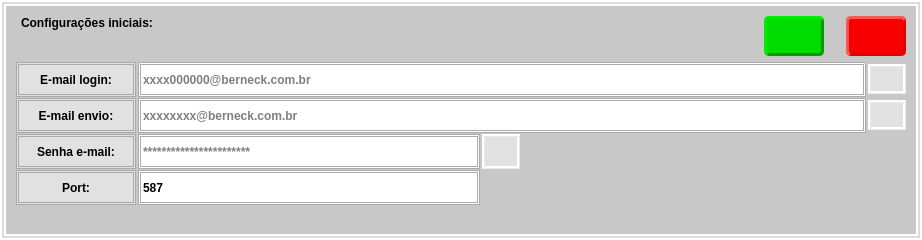
<?xml version="1.0" encoding="UTF-8"?>
<ui version="4.0">
 <class>ConfigurarInicial</class>
 <widget class="QWidget" name="ConfigurarInicial">
  <property name="geometry">
   <rect>
    <x>0</x>
    <y>0</y>
    <width>922</width>
    <height>240</height>
   </rect>
  </property>
  <property name="minimumSize">
   <size>
    <width>922</width>
    <height>240</height>
   </size>
  </property>
  <property name="maximumSize">
   <size>
    <width>16777215</width>
    <height>16777215</height>
   </size>
  </property>
  <property name="windowTitle">
   <string>Form</string>
  </property>
  <property name="styleSheet">
   <string notr="true">QWidget{	
	border-style: ridge;
    border-width: 2px;
    border-color: rgb(255, 255, 255);
	background-color:rgb(220, 220, 220);
}

QFrame{
	background-color:rgb(200, 200, 200);
}

QComboBox{	
	background-color: rgb(255, 255, 255);
	border-style: double;
	border-width: 3px;
    border-color: rgb(150, 150, 150);
    font: bold 12px;
}

QComboBox::QAbstractItemView{
	
	background-color: rgb(255, 255, 255);
}

QComboBox::focus{
    background-color: rgb(170, 255, 255);
    border-style: inset;
}

QLabel{	
	background-color: rgb(225, 225, 225);
	border-style: double;
	border-width: 3px;
    border-color: rgb(170, 170, 170);
    font: bold 12px;
	text-align: left;
    font: bold 12px;
}
QLineEdit{		
	background-color: rgb(255, 255, 255);
	border-style: double;
	border-width: 3px;
    border-color: rgb(170, 170, 170);
    font: bold 12px;
}
QLineEdit::focus{
    background-color: rgb(170, 255, 255);
    border-style: inset;
}

</string>
  </property>
  <layout class="QVBoxLayout" name="verticalLayout">
   <property name="spacing">
    <number>2</number>
   </property>
   <property name="leftMargin">
    <number>4</number>
   </property>
   <property name="topMargin">
    <number>4</number>
   </property>
   <property name="rightMargin">
    <number>4</number>
   </property>
   <property name="bottomMargin">
    <number>4</number>
   </property>
   <item>
    <widget class="QFrame" name="frame_3">
     <property name="frameShape">
      <enum>QFrame::StyledPanel</enum>
     </property>
     <property name="frameShadow">
      <enum>QFrame::Raised</enum>
     </property>
     <layout class="QGridLayout" name="gridLayout_2">
      <property name="leftMargin">
       <number>10</number>
      </property>
      <property name="topMargin">
       <number>10</number>
      </property>
      <property name="rightMargin">
       <number>10</number>
      </property>
      <property name="bottomMargin">
       <number>20</number>
      </property>
      <item row="1" column="0">
       <widget class="QFrame" name="frame">
        <property name="sizePolicy">
         <sizepolicy hsizetype="MinimumExpanding" vsizetype="MinimumExpanding">
          <horstretch>0</horstretch>
          <verstretch>0</verstretch>
         </sizepolicy>
        </property>
        <property name="minimumSize">
         <size>
          <width>890</width>
          <height>145</height>
         </size>
        </property>
        <property name="maximumSize">
         <size>
          <width>890</width>
          <height>145</height>
         </size>
        </property>
        <property name="styleSheet">
         <string notr="true">QAbstractItemView {
	background-color: rgb(255, 255, 255);
}
#frame{
 border: 0px;
}</string>
        </property>
        <property name="frameShape">
         <enum>QFrame::StyledPanel</enum>
        </property>
        <property name="frameShadow">
         <enum>QFrame::Raised</enum>
        </property>
        <layout class="QGridLayout" name="gridLayout">
         <property name="leftMargin">
          <number>0</number>
         </property>
         <property name="topMargin">
          <number>0</number>
         </property>
         <property name="rightMargin">
          <number>0</number>
         </property>
         <property name="bottomMargin">
          <number>0</number>
         </property>
         <property name="horizontalSpacing">
          <number>2</number>
         </property>
         <property name="verticalSpacing">
          <number>1</number>
         </property>
         <item row="1" column="5" alignment="Qt::AlignRight">
          <widget class="QPushButton" name="btn_ajuda_email_login">
           <property name="minimumSize">
            <size>
             <width>30</width>
             <height>30</height>
            </size>
           </property>
           <property name="cursor">
            <cursorShape>PointingHandCursor</cursorShape>
           </property>
           <property name="toolTip">
            <string>&lt;html&gt;&lt;head/&gt;&lt;body&gt;&lt;p&gt;Informar o usuário rede + @berneck.com.br, ex: &lt;/p&gt;&lt;p&gt;xxx00000@berneck.com.br&lt;/p&gt;&lt;/body&gt;&lt;/html&gt;</string>
           </property>
           <property name="layoutDirection">
            <enum>Qt::RightToLeft</enum>
           </property>
           <property name="styleSheet">
            <string notr="true">QPushButton{	
	background-color: rgb(225, 225, 225);
    border-style: ridge;
    border-width: 3px;
 	border-color: rgb(234, 234, 234);
    font: bold 12px;
}
</string>
           </property>
           <property name="text">
            <string/>
           </property>
           <property name="icon">
            <iconset resource="../assets/icons/icons_alt_regras.qrc">
             <normaloff>:/assets.icons_alt_regras/ajuda-48.png</normaloff>:/assets.icons_alt_regras/ajuda-48.png</iconset>
           </property>
           <property name="iconSize">
            <size>
             <width>25</width>
             <height>25</height>
            </size>
           </property>
           <property name="checkable">
            <bool>true</bool>
           </property>
          </widget>
         </item>
         <item row="1" column="1" colspan="4">
          <widget class="QLineEdit" name="txt_email_login">
           <property name="minimumSize">
            <size>
             <width>0</width>
             <height>35</height>
            </size>
           </property>
           <property name="maximumSize">
            <size>
             <width>16777215</width>
             <height>35</height>
            </size>
           </property>
           <property name="inputMask">
            <string/>
           </property>
           <property name="placeholderText">
            <string>xxxx000000@berneck.com.br</string>
           </property>
          </widget>
         </item>
         <item row="3" column="2">
          <widget class="QPushButton" name="btn_visivel">
           <property name="minimumSize">
            <size>
             <width>35</width>
             <height>35</height>
            </size>
           </property>
           <property name="cursor">
            <cursorShape>PointingHandCursor</cursorShape>
           </property>
           <property name="layoutDirection">
            <enum>Qt::RightToLeft</enum>
           </property>
           <property name="styleSheet">
            <string notr="true">QPushButton{	
	background-color: rgb(225, 225, 225);
    border-style: ridge;
    border-width: 3px;

 	border-color: rgb(234, 234, 234);
    font: bold 12px;

}

QPushButton::hover {
    background-color: rgb(150, 150, 150);
    border-style: inset;
}</string>
           </property>
           <property name="text">
            <string/>
           </property>
           <property name="icon">
            <iconset resource="../assets/icons/icons_alt_regras.qrc">
             <normaloff>:/assets.icons_alt_regras/ocultar-60.png</normaloff>
             <normalon>:/assets.icons_alt_regras/visível.png</normalon>:/assets.icons_alt_regras/ocultar-60.png</iconset>
           </property>
           <property name="iconSize">
            <size>
             <width>20</width>
             <height>20</height>
            </size>
           </property>
           <property name="checkable">
            <bool>true</bool>
           </property>
          </widget>
         </item>
         <item row="1" column="0">
          <widget class="QLabel" name="label_9">
           <property name="sizePolicy">
            <sizepolicy hsizetype="MinimumExpanding" vsizetype="MinimumExpanding">
             <horstretch>0</horstretch>
             <verstretch>0</verstretch>
            </sizepolicy>
           </property>
           <property name="minimumSize">
            <size>
             <width>120</width>
             <height>35</height>
            </size>
           </property>
           <property name="maximumSize">
            <size>
             <width>120</width>
             <height>35</height>
            </size>
           </property>
           <property name="text">
            <string>E-mail login:</string>
           </property>
           <property name="alignment">
            <set>Qt::AlignCenter</set>
           </property>
          </widget>
         </item>
         <item row="2" column="1" colspan="4">
          <widget class="QLineEdit" name="txt_email_envio">
           <property name="minimumSize">
            <size>
             <width>0</width>
             <height>35</height>
            </size>
           </property>
           <property name="maximumSize">
            <size>
             <width>16777215</width>
             <height>35</height>
            </size>
           </property>
           <property name="placeholderText">
            <string>xxxxxxxx@berneck.com.br</string>
           </property>
          </widget>
         </item>
         <item row="3" column="1">
          <widget class="QLineEdit" name="txt_senha">
           <property name="minimumSize">
            <size>
             <width>0</width>
             <height>35</height>
            </size>
           </property>
           <property name="maximumSize">
            <size>
             <width>16777215</width>
             <height>35</height>
            </size>
           </property>
           <property name="echoMode">
            <enum>QLineEdit::Password</enum>
           </property>
           <property name="placeholderText">
            <string>***********************</string>
           </property>
          </widget>
         </item>
         <item row="3" column="0">
          <widget class="QLabel" name="label_11">
           <property name="sizePolicy">
            <sizepolicy hsizetype="MinimumExpanding" vsizetype="MinimumExpanding">
             <horstretch>0</horstretch>
             <verstretch>0</verstretch>
            </sizepolicy>
           </property>
           <property name="minimumSize">
            <size>
             <width>120</width>
             <height>35</height>
            </size>
           </property>
           <property name="maximumSize">
            <size>
             <width>120</width>
             <height>35</height>
            </size>
           </property>
           <property name="text">
            <string>Senha e-mail:</string>
           </property>
           <property name="alignment">
            <set>Qt::AlignCenter</set>
           </property>
          </widget>
         </item>
         <item row="2" column="0">
          <widget class="QLabel" name="label_10">
           <property name="sizePolicy">
            <sizepolicy hsizetype="MinimumExpanding" vsizetype="MinimumExpanding">
             <horstretch>0</horstretch>
             <verstretch>0</verstretch>
            </sizepolicy>
           </property>
           <property name="minimumSize">
            <size>
             <width>120</width>
             <height>35</height>
            </size>
           </property>
           <property name="maximumSize">
            <size>
             <width>120</width>
             <height>35</height>
            </size>
           </property>
           <property name="text">
            <string>E-mail envio:</string>
           </property>
           <property name="alignment">
            <set>Qt::AlignCenter</set>
           </property>
          </widget>
         </item>
         <item row="3" column="3">
          <spacer name="horizontalSpacer_3">
           <property name="orientation">
            <enum>Qt::Horizontal</enum>
           </property>
           <property name="sizeHint" stdset="0">
            <size>
             <width>41</width>
             <height>20</height>
            </size>
           </property>
          </spacer>
         </item>
         <item row="2" column="5" alignment="Qt::AlignRight">
          <widget class="QPushButton" name="btn_ajuda_email_envio">
           <property name="minimumSize">
            <size>
             <width>30</width>
             <height>30</height>
            </size>
           </property>
           <property name="cursor">
            <cursorShape>PointingHandCursor</cursorShape>
           </property>
           <property name="toolTip">
            <string>&lt;html&gt;&lt;head/&gt;&lt;body&gt;&lt;p&gt;E-mail utilizado, ex: xxxxxx@berneck.com.br&lt;/p&gt;&lt;p&gt;&lt;br/&gt;&lt;/p&gt;&lt;/body&gt;&lt;/html&gt;</string>
           </property>
           <property name="layoutDirection">
            <enum>Qt::RightToLeft</enum>
           </property>
           <property name="styleSheet">
            <string notr="true">QPushButton{	
	background-color: rgb(225, 225, 225);
    border-style: ridge;
    border-width: 3px;
 	border-color: rgb(234, 234, 234);
    font: bold 12px;

}
</string>
           </property>
           <property name="text">
            <string/>
           </property>
           <property name="icon">
            <iconset resource="../assets/icons/icons_alt_regras.qrc">
             <normaloff>:/assets.icons_alt_regras/ajuda-48.png</normaloff>:/assets.icons_alt_regras/ajuda-48.png</iconset>
           </property>
           <property name="iconSize">
            <size>
             <width>25</width>
             <height>25</height>
            </size>
           </property>
           <property name="checkable">
            <bool>true</bool>
           </property>
          </widget>
         </item>
         <item row="5" column="1">
          <spacer name="verticalSpacer_2">
           <property name="orientation">
            <enum>Qt::Vertical</enum>
           </property>
           <property name="sizeHint" stdset="0">
            <size>
             <width>20</width>
             <height>40</height>
            </size>
           </property>
          </spacer>
         </item>
         <item row="4" column="0">
          <widget class="QLabel" name="label_12">
           <property name="sizePolicy">
            <sizepolicy hsizetype="MinimumExpanding" vsizetype="MinimumExpanding">
             <horstretch>0</horstretch>
             <verstretch>0</verstretch>
            </sizepolicy>
           </property>
           <property name="minimumSize">
            <size>
             <width>120</width>
             <height>35</height>
            </size>
           </property>
           <property name="maximumSize">
            <size>
             <width>120</width>
             <height>35</height>
            </size>
           </property>
           <property name="text">
            <string>Port:</string>
           </property>
           <property name="alignment">
            <set>Qt::AlignCenter</set>
           </property>
          </widget>
         </item>
         <item row="4" column="1">
          <widget class="QLineEdit" name="txt_porta">
           <property name="minimumSize">
            <size>
             <width>0</width>
             <height>35</height>
            </size>
           </property>
           <property name="maximumSize">
            <size>
             <width>16777215</width>
             <height>35</height>
            </size>
           </property>
           <property name="text">
            <string>587</string>
           </property>
           <property name="echoMode">
            <enum>QLineEdit::Normal</enum>
           </property>
           <property name="placeholderText">
            <string>***********************</string>
           </property>
          </widget>
         </item>
        </layout>
       </widget>
      </item>
      <item row="0" column="0">
       <widget class="QFrame" name="frame_2">
        <property name="minimumSize">
         <size>
          <width>890</width>
          <height>0</height>
         </size>
        </property>
        <property name="maximumSize">
         <size>
          <width>890</width>
          <height>40</height>
         </size>
        </property>
        <property name="styleSheet">
         <string notr="true">QFrame{
	border: 0px;
}
QPushButton {
	background-color: rgb(207, 207, 207);
	border-style: outset;
    border-width: 2px;
    border-radius: 5px; 
    border-color: rgb(238, 238, 238);
    font: bold 14px;		
	text-align: center;
	color: rgb(0, 0, 0);
}

QPushButton::hover {
    background-color: rgb(190, 190, 190);
    border-style: inset;
}

QPushButton::pressed {
    background-color: rgb(190, 190, 190);
    border-style: inset;
}</string>
        </property>
        <property name="frameShape">
         <enum>QFrame::StyledPanel</enum>
        </property>
        <property name="frameShadow">
         <enum>QFrame::Raised</enum>
        </property>
        <layout class="QHBoxLayout" name="horizontalLayout">
         <property name="spacing">
          <number>22</number>
         </property>
         <property name="leftMargin">
          <number>5</number>
         </property>
         <property name="topMargin">
          <number>0</number>
         </property>
         <property name="rightMargin">
          <number>0</number>
         </property>
         <property name="bottomMargin">
          <number>10</number>
         </property>
         <item alignment="Qt::AlignTop">
          <widget class="QLabel" name="label">
           <property name="minimumSize">
            <size>
             <width>0</width>
             <height>50</height>
            </size>
           </property>
           <property name="styleSheet">
            <string notr="true">background-color: rgb(200, 200, 200);

font: bold 12pt &quot;Segoe UI&quot;;
border: 0px;</string>
           </property>
           <property name="text">
            <string>Configurações iniciais:</string>
           </property>
           <property name="alignment">
            <set>Qt::AlignLeading|Qt::AlignLeft|Qt::AlignTop</set>
           </property>
           <property name="wordWrap">
            <bool>true</bool>
           </property>
          </widget>
         </item>
         <item>
          <widget class="QPushButton" name="btn_ok">
           <property name="minimumSize">
            <size>
             <width>50</width>
             <height>40</height>
            </size>
           </property>
           <property name="maximumSize">
            <size>
             <width>60</width>
             <height>40</height>
            </size>
           </property>
           <property name="toolTip">
            <string>&lt;html&gt;&lt;head/&gt;&lt;body&gt;&lt;p&gt;Salvar e Sair&lt;/p&gt;&lt;/body&gt;&lt;/html&gt;</string>
           </property>
           <property name="styleSheet">
            <string notr="true">#btn_ok{	
	background-color: rgb(0, 220, 0);
    border-style: outset;
    border-width: 3px;
    border-radius: 5px; 
    border-color: rgb(0, 158, 0);
    font: bold 14px;		
	text-align: center;
	color: rgb(255, 255, 255);
}
#btn_ok::hover {
    background-color: rgb(0, 195, 0);
    border-style: inset;
}
#btn_ok::pressed {
    background-color: rgb(0, 195, 0);
    border-style: inset;
}
</string>
           </property>
           <property name="text">
            <string/>
           </property>
           <property name="icon">
            <iconset resource="../assets/icons/icons_alt_regras.qrc">
             <normaloff>:/assets.icons_alt_regras/salvar-e-fechar.png</normaloff>:/assets.icons_alt_regras/salvar-e-fechar.png</iconset>
           </property>
           <property name="iconSize">
            <size>
             <width>30</width>
             <height>30</height>
            </size>
           </property>
          </widget>
         </item>
         <item>
          <widget class="QPushButton" name="btn_cancelar">
           <property name="minimumSize">
            <size>
             <width>50</width>
             <height>40</height>
            </size>
           </property>
           <property name="maximumSize">
            <size>
             <width>60</width>
             <height>40</height>
            </size>
           </property>
           <property name="toolTip">
            <string>&lt;html&gt;&lt;head/&gt;&lt;body&gt;&lt;p&gt;Cancelar&lt;/p&gt;&lt;/body&gt;&lt;/html&gt;</string>
           </property>
           <property name="styleSheet">
            <string notr="true">#btn_cancelar{	
	background-color: rgb(248, 0, 0);
    border-style: outset;
    border-width: 3px;
    border-radius: 5px; 
    border-color: rgb(227, 0, 0);
    font: bold 14px;		
	text-align: center;
	color: rgb(255, 255, 255);
}
#btn_cancelar::hover {
    background-color: rgb(165, 0, 0);
    border-style: inset;
}
#btn_cancelar::pressed {
    background-color: rgb(165, 0, 0);
    border-style: inset;
}</string>
           </property>
           <property name="text">
            <string/>
           </property>
           <property name="icon">
            <iconset resource="../assets/icons/icons_alt_regras.qrc">
             <normaloff>:/assets.icons_alt_regras/fechar-janela.png</normaloff>:/assets.icons_alt_regras/fechar-janela.png</iconset>
           </property>
           <property name="iconSize">
            <size>
             <width>30</width>
             <height>30</height>
            </size>
           </property>
          </widget>
         </item>
        </layout>
       </widget>
      </item>
      <item row="2" column="0">
       <spacer name="verticalSpacer">
        <property name="orientation">
         <enum>Qt::Vertical</enum>
        </property>
        <property name="sizeHint" stdset="0">
         <size>
          <width>20</width>
          <height>40</height>
         </size>
        </property>
       </spacer>
      </item>
      <item row="1" column="1">
       <spacer name="horizontalSpacer">
        <property name="orientation">
         <enum>Qt::Horizontal</enum>
        </property>
        <property name="sizeHint" stdset="0">
         <size>
          <width>40</width>
          <height>20</height>
         </size>
        </property>
       </spacer>
      </item>
     </layout>
    </widget>
   </item>
  </layout>
 </widget>
 <tabstops>
  <tabstop>txt_email_login</tabstop>
  <tabstop>txt_email_envio</tabstop>
  <tabstop>txt_senha</tabstop>
  <tabstop>btn_visivel</tabstop>
  <tabstop>btn_ok</tabstop>
  <tabstop>btn_cancelar</tabstop>
  <tabstop>btn_ajuda_email_login</tabstop>
  <tabstop>btn_ajuda_email_envio</tabstop>
 </tabstops>
 <resources>
  <include location="../assets/icons/icons_alt_regras.qrc"/>
 </resources>
 <connections/>
</ui>
